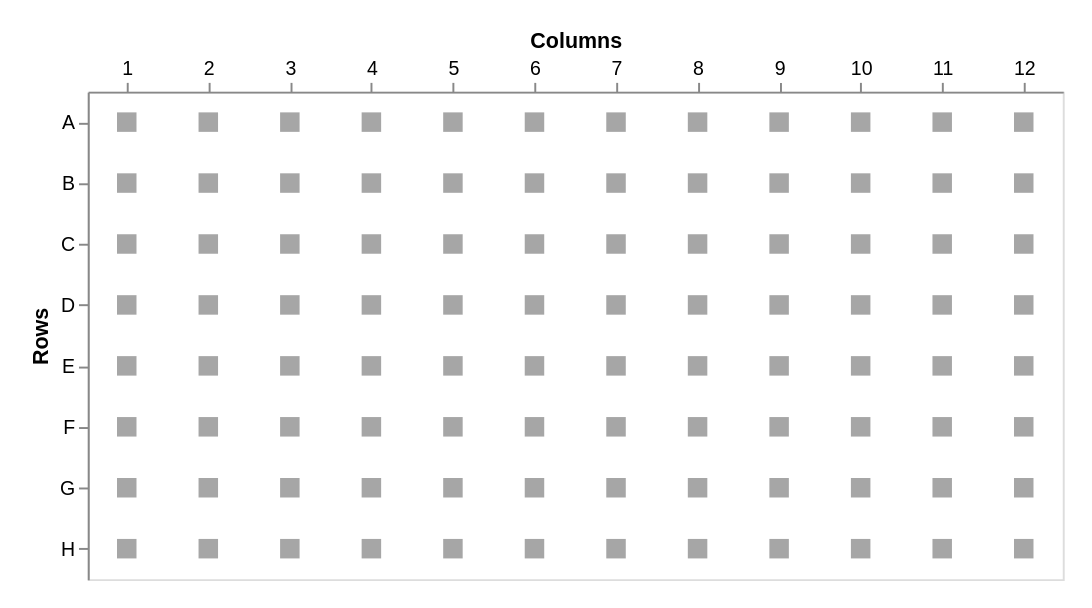

Source (Vega-Lite JSON):
### Vega-Lite specification from a JSON file in a GitHub repository (floating-point values rounded to 4 significant figures)
{"width": 500, "height": 250, "padding": 15, "data": {"values": [{"a": "A", "b": 1}, {"a": "A", "b": 2}, {"a": "A", "b": 3}, {"a": "A", "b": 4}, {"a": "A", "b": 5}, {"a": "A", "b": 6}, {"a": "A", "b": 7}, {"a": "A", "b": 8}, {"a": "A", "b": 9}, {"a": "A", "b": 10}, {"a": "A", "b": 11}, {"a": "A", "b": 12}, {"a": "B", "b": 1}, {"a": "B", "b": 2}, {"a": "B", "b": 3}, {"a": "B", "b": 4}, {"a": "B", "b": 5}, {"a": "B", "b": 6}, {"a": "B", "b": 7}, {"a": "B", "b": 8}, {"a": "B", "b": 9}, {"a": "B", "b": 10}, {"a": "B", "b": 11}, {"a": "B", "b": 12}, {"a": "C", "b": 1}, {"a": "C", "b": 2}, {"a": "C", "b": 3}, {"a": "C", "b": 4}, {"a": "C", "b": 5}, {"a": "C", "b": 6}, {"a": "C", "b": 7}, {"a": "C", "b": 8}, {"a": "C", "b": 9}, {"a": "C", "b": 10}, {"a": "C", "b": 11}, {"a": "C", "b": 12}, {"a": "D", "b": 1}, {"a": "D", "b": 2}, {"a": "D", "b": 3}, {"a": "D", "b": 4}, {"a": "D", "b": 5}, {"a": "D", "b": 6}, {"a": "D", "b": 7}, {"a": "D", "b": 8}, {"a": "D", "b": 9}, {"a": "D", "b": 10}, {"a": "D", "b": 11}, {"a": "D", "b": 12}, {"a": "E", "b": 1}, {"a": "E", "b": 2}, {"a": "E", "b": 3}, {"a": "E", "b": 4}, {"a": "E", "b": 5}, {"a": "E", "b": 6}, {"a": "E", "b": 7}, {"a": "E", "b": 8}, {"a": "E", "b": 9}, {"a": "E", "b": 10}, {"a": "E", "b": 11}, {"a": "E", "b": 12}, {"a": "F", "b": 1}, {"a": "F", "b": 2}, {"a": "F", "b": 3}, {"a": "F", "b": 4}, {"a": "F", "b": 5}, {"a": "F", "b": 6}, {"a": "F", "b": 7}, {"a": "F", "b": 8}, {"a": "F", "b": 9}, {"a": "F", "b": 10}, {"a": "F", "b": 11}, {"a": "F", "b": 12}, {"a": "G", "b": 1}, {"a": "G", "b": 2}, {"a": "G", "b": 3}, {"a": "G", "b": 4}, {"a": "G", "b": 5}, {"a": "G", "b": 6}, {"a": "G", "b": 7}, {"a": "G", "b": 8}, {"a": "G", "b": 9}, {"a": "G", "b": 10}, {"a": "G", "b": 11}, {"a": "G", "b": 12}, {"a": "H", "b": 1}, {"a": "H", "b": 2}, {"a": "H", "b": 3}, {"a": "H", "b": 4}, {"a": "H", "b": 5}, {"a": "H", "b": 6}, {"a": "H", "b": 7}, {"a": "H", "b": 8}, {"a": "H", "b": 9}, {"a": "H", "b": 10}, {"a": "H", "b": 11}, {"a": "H", "b": 12}]}, "mark": {"type": "square", "size": 100, "color": "#808080"}, "selection": {"paintbrush": {"type": "interval", "empty": "none"}, "holder": {"type": "multi", "empty": "painbrush"}}, "encoding": {"x": {"field": "b", "type": "quantitative", "title": "Columns", "axis": {"orient": "top", "labelAngle": 0, "grid": false, "tickCount": 12}, "scale": {"nice": false, "zero": false, "padding": 20, "rangeStep": 1}}, "y": {"field": "a", "type": "ordinal", "title": "Rows", "axis": {"orient": "left", "labelAngle": 0, "grid": false}, "scale": {"nice": false, "zero": false}}, "color": {"condition": {"selection": "paintbrush", "value": "red"}, "value": "#808080"}}}
